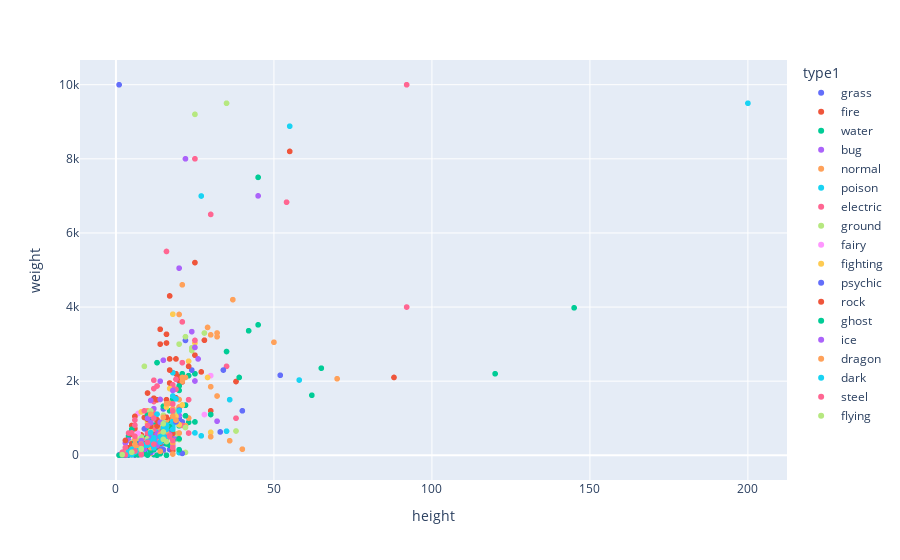

Notebook cell for this chart:
### Code cell
fig = px.scatter(pkmn, x='height', y='weight', color='type1', hover_name='name')
fig.show()

### Figure 1 — Plotly figure (JSON) as saved in the notebook; plotly's stock layout.template omitted (floating-point values rounded to 4 significant figures; data arrays with more than 128 entries replaced by an {"elided": "..."} marker saying what was removed)
{"data": [{"hovertemplate": "<b>%{hovertext}</b><br><br>type1=grass<br>height=%{x}<br>weight=%{y}<extra></extra>", "hovertext": ["bulbasaur", "ivysaur", "venusaur", "oddish", "gloom", "vileplume", "bellsprout", "weepinbell", "victreebel", "exeggcute", "exeggutor", "tangela", "chikorita", "bayleef", "meganium", "bellossom", "hoppip", "skiploom", "jumpluff", "sunkern", "sunflora", "treecko", "grovyle", "sceptile", "seedot", "nuzleaf", "shiftry", "shroomish", "breloom", "roselia", "cacnea", "cacturne", "tropius", "turtwig", "grotle", "torterra", "budew", "roserade", "cherubi", "cherrim", "carnivine", "snover", "abomasnow", "tangrowth", "leafeon", "shaymin", "snivy", "servine", "serperior", "pansage", "simisage", "cottonee", "whimsicott", "petilil", "lilligant", "maractus", "foongus", "amoonguss", "ferroseed", "ferrothorn", "virizion", "chespin", "quilladin", "chesnaught", "skiddo", "gogoat", "rowlet", "dartrix", "decidueye", "fomantis", "lurantis", "morelull", "shiinotic", "bounsweet", "steenee", "tsareena", "tapu-bulu", "kartana", "grookey", "thwackey", "rillaboom", "gossifleur", "eldegoss", "applin", "flapple", "appletun", "sprigatito", "floragato", "meowscarada", "smoliv", "dolliv", "arboliva", "bramblin", "brambleghast", "capsakid", "scovillain", "brute-bonnet", "iron-leaves", "dipplin", "poltchageist", "sinistcha", "ogerpon"], "legendgroup": "grass", "marker": {"color": "#636efa", "symbol": "circle"}, "mode": "markers", "name": "grass", "showlegend": true, "type": "scattergl", "x": [7, 10, 20, 5, 8, 12, 7, 10, 17, 4, 20, 10, 9, 12, 18, 4, 4, 6, 8, 3, 8, 5, 9, 17, 5, 10, 13, 4, 12, 3, 4, 13, 20, 4, 11, 22, 2, 9, 4, 5, 14, 10, 22, 20, 10, 2, 6, 8, 33, 6, 11, 3, 7, 5, 11, 10, 2, 6, 6, 10, 20, 4, 7, 16, 9, 17, 3, 7, 16, 3, 9, 2, 10, 3, 7, 12, 19, 3, 3, 7, 21, 4, 5, 2, 3, 4, 4, 9, 15, 3, 6, 14, 6, 12, 3, 9, 12, 15, 4, 1, 2, 12], "xaxis": "x", "y": [69, 130, 1000, 54, 86, 186, 40, 64, 155, 25, 1200, 350, 64, 158, 1005, 58, 5, 10, 30, 18, 85, 50, 216, 522, 40, 280, 596, 45, 392, 20, 513, 774, 1000, 102, 970, 3100, 12, 145, 33, 93, 270, 505, 1355, 1286, 255, 21, 81, 160, 630, 105, 305, 6, 66, 66, 163, 280, 10, 105, 188, 1100, 2000, 90, 290, 900, 310, 910, 15, 160, 366, 15, 185, 15, 115, 32, 82, 214, 455, 1, 50, 140, 900, 22, 25, 5, 10, 130, 41, 122, 312, 65, 119, 482, 6, 60, 30, 150, 210, 1250, 97, 11, 22, 398], "yaxis": "y"}, {"hovertemplate": "<b>%{hovertext}</b><br><br>type1=fire<br>height=%{x}<br>weight=%{y}<extra></extra>", "hovertext": ["charmander", "charmeleon", "charizard", "vulpix", "ninetales", "growlithe", "arcanine", "ponyta", "rapidash", "magmar", "flareon", "moltres", "cyndaquil", "quilava", "typhlosion", "slugma", "magcargo", "magby", "entei", "ho-oh", "torchic", "combusken", "blaziken", "numel", "camerupt", "torkoal", "chimchar", "monferno", "infernape", "magmortar", "heatran", "tepig", "pignite", "emboar", "pansear", "simisear", "darumaka", "darmanitan", "heatmor", "fennekin", "braixen", "delphox", "fletchinder", "talonflame", "litleo", "pyroar", "volcanion", "litten", "torracat", "incineroar", "oricorio", "turtonator", "blacephalon", "scorbunny", "raboot", "cinderace", "sizzlipede", "centiskorch", "fuecoco", "crocalor", "skeledirge", "charcadet", "armarouge", "ceruledge", "iron-moth"], "legendgroup": "fire", "marker": {"color": "#EF553B", "symbol": "circle"}, "mode": "markers", "name": "fire", "showlegend": true, "type": "scattergl", "x": [6, 11, 17, 6, 11, 7, 19, 10, 17, 13, 9, 20, 5, 9, 17, 7, 8, 7, 21, 38, 4, 9, 19, 7, 19, 5, 5, 9, 12, 16, 17, 5, 10, 16, 6, 10, 6, 13, 14, 4, 10, 15, 7, 12, 6, 15, 17, 4, 7, 18, 6, 20, 18, 3, 6, 14, 7, 30, 4, 10, 16, 6, 15, 16, 12], "xaxis": "x", "y": [85, 190, 905, 99, 199, 190, 1550, 300, 950, 445, 250, 600, 79, 190, 795, 350, 550, 214, 1980, 1990, 25, 195, 520, 240, 2200, 804, 62, 220, 550, 680, 4300, 99, 555, 1500, 110, 280, 375, 929, 580, 94, 145, 390, 160, 245, 135, 815, 1950, 43, 250, 830, 34, 2120, 130, 45, 90, 330, 10, 1200, 98, 307, 3265, 105, 850, 620, 360], "yaxis": "y"}, {"hovertemplate": "<b>%{hovertext}</b><br><br>type1=water<br>height=%{x}<br>weight=%{y}<extra></extra>", "hovertext": {"elided": "134 str values"}, "legendgroup": "water", "marker": {"color": "#00cc96", "symbol": "circle"}, "mode": "markers", "name": "water", "showlegend": true, "type": "scattergl", "x": {"elided": "134 int values"}, "xaxis": "x", "y": {"elided": "134 int values"}, "yaxis": "y"}, {"hovertemplate": "<b>%{hovertext}</b><br><br>type1=bug<br>height=%{x}<br>weight=%{y}<extra></extra>", "hovertext": ["caterpie", "metapod", "butterfree", "weedle", "kakuna", "beedrill", "paras", "parasect", "venonat", "venomoth", "scyther", "pinsir", "ledyba", "ledian", "spinarak", "ariados", "yanma", "pineco", "forretress", "scizor", "shuckle", "heracross", "wurmple", "silcoon", "beautifly", "cascoon", "dustox", "surskit", "masquerain", "nincada", "ninjask", "shedinja", "volbeat", "illumise", "kricketot", "kricketune", "burmy", "wormadam", "mothim", "combee", "vespiquen", "yanmega", "sewaddle", "swadloon", "leavanny", "venipede", "whirlipede", "scolipede", "dwebble", "crustle", "karrablast", "escavalier", "joltik", "galvantula", "shelmet", "accelgor", "durant", "larvesta", "volcarona", "genesect", "scatterbug", "spewpa", "vivillon", "grubbin", "charjabug", "vikavolt", "cutiefly", "ribombee", "wimpod", "golisopod", "buzzwole", "pheromosa", "blipbug", "dottler", "orbeetle", "kleavor", "tarountula", "spidops", "nymble", "lokix", "rellor", "rabsca", "slither-wing"], "legendgroup": "bug", "marker": {"color": "#ab63fa", "symbol": "circle"}, "mode": "markers", "name": "bug", "showlegend": true, "type": "scattergl", "x": [3, 7, 11, 3, 6, 10, 3, 10, 10, 15, 15, 15, 10, 14, 5, 11, 12, 6, 12, 18, 6, 15, 3, 6, 10, 7, 12, 5, 8, 5, 8, 8, 7, 6, 3, 10, 2, 5, 9, 3, 12, 19, 3, 5, 12, 4, 12, 25, 3, 14, 5, 10, 1, 8, 4, 8, 3, 11, 16, 15, 3, 3, 12, 4, 5, 15, 1, 2, 5, 20, 24, 18, 4, 4, 4, 18, 3, 10, 2, 10, 2, 3, 32], "xaxis": "x", "y": [29, 99, 320, 32, 100, 295, 54, 295, 300, 125, 560, 550, 108, 356, 85, 335, 380, 72, 1258, 1180, 205, 540, 36, 100, 284, 115, 316, 17, 36, 55, 120, 12, 177, 177, 22, 255, 34, 65, 233, 55, 385, 515, 25, 73, 205, 53, 585, 2005, 145, 2000, 59, 330, 6, 143, 77, 253, 330, 288, 460, 825, 25, 84, 170, 44, 105, 450, 2, 5, 120, 1080, 3336, 250, 80, 195, 408, 890, 40, 165, 10, 175, 10, 35, 920], "yaxis": "y"}, {"hovertemplate": "<b>%{hovertext}</b><br><br>type1=normal<br>height=%{x}<br>weight=%{y}<extra></extra>", "hovertext": ["pidgey", "pidgeotto", "pidgeot", "rattata", "raticate", "spearow", "fearow", "jigglypuff", "wigglytuff", "meowth", "persian", "farfetchd", "doduo", "dodrio", "lickitung", "chansey", "kangaskhan", "tauros", "ditto", "eevee", "porygon", "snorlax", "sentret", "furret", "hoothoot", "noctowl", "igglybuff", "aipom", "girafarig", "dunsparce", "teddiursa", "ursaring", "porygon2", "stantler", "smeargle", "miltank", "blissey", "zigzagoon", "linoone", "taillow", "swellow", "slakoth", "vigoroth", "slaking", "whismur", "loudred", "exploud", "azurill", "skitty", "delcatty", "spinda", "swablu", "zangoose", "castform", "kecleon", "starly", "staravia", "staraptor", "bidoof", "bibarel", "ambipom", "buneary", "lopunny", "glameow", "purugly", "happiny", "chatot", "munchlax", "lickilicky", "porygon-z", "regigigas", "arceus", "patrat", "watchog", "lillipup", "herdier", "stoutland", "pidove", "tranquill", "unfezant", "audino", "minccino", "cinccino", "deerling", "sawsbuck", "bouffalant", "rufflet", "braviary", "meloetta", "bunnelby", "diggersby", "fletchling", "furfrou", "pikipek", "trumbeak", "toucannon", "yungoos", "gumshoos", "stufful", "bewear", "oranguru", "type-null", "silvally", "komala", "drampa", "skwovet", "greedent", "wooloo", "dubwool", "wyrdeer", "lechonk", "oinkologne", "tandemaus", "maushold", "squawkabilly", "farigiraf", "dudunsparce"], "legendgroup": "normal", "marker": {"color": "#FFA15A", "symbol": "circle"}, "mode": "markers", "name": "normal", "showlegend": true, "type": "scattergl", "x": [3, 11, 15, 3, 7, 3, 12, 5, 10, 4, 10, 8, 14, 18, 12, 11, 22, 14, 3, 3, 8, 21, 8, 18, 7, 16, 3, 8, 15, 15, 6, 18, 6, 14, 12, 12, 15, 4, 5, 3, 7, 8, 14, 20, 6, 10, 15, 2, 6, 11, 11, 4, 13, 3, 10, 3, 6, 12, 5, 10, 12, 4, 12, 5, 10, 6, 5, 6, 17, 9, 37, 32, 5, 11, 4, 9, 12, 3, 6, 12, 11, 4, 5, 6, 19, 16, 5, 15, 6, 4, 10, 3, 12, 3, 6, 11, 4, 7, 5, 21, 15, 19, 23, 4, 30, 3, 6, 6, 13, 18, 5, 10, 3, 3, 6, 32, 36], "xaxis": "x", "y": [18, 300, 395, 35, 185, 20, 380, 55, 120, 42, 320, 150, 392, 852, 655, 346, 800, 884, 40, 65, 365, 4600, 60, 325, 212, 408, 10, 115, 415, 140, 88, 1258, 325, 712, 580, 755, 468, 175, 325, 23, 198, 240, 465, 1305, 163, 405, 840, 20, 110, 326, 50, 12, 403, 8, 220, 20, 155, 249, 200, 315, 203, 55, 333, 39, 438, 244, 19, 1050, 1400, 340, 4200, 3200, 116, 270, 41, 147, 610, 21, 150, 290, 310, 58, 75, 195, 925, 946, 105, 410, 65, 50, 424, 17, 280, 12, 148, 260, 60, 142, 68, 1350, 760, 1205, 1005, 199, 1850, 25, 60, 60, 430, 951, 102, 1200, 18, 23, 24, 1600, 392], "yaxis": "y"}, {"hovertemplate": "<b>%{hovertext}</b><br><br>type1=poison<br>height=%{x}<br>weight=%{y}<extra></extra>", "hovertext": ["ekans", "arbok", "nidoran-f", "nidorina", "nidoqueen", "nidoran-m", "nidorino", "nidoking", "zubat", "golbat", "grimer", "muk", "koffing", "weezing", "crobat", "gulpin", "swalot", "seviper", "stunky", "skuntank", "skorupi", "drapion", "croagunk", "toxicroak", "trubbish", "garbodor", "skrelp", "dragalge", "mareanie", "toxapex", "salandit", "salazzle", "poipole", "naganadel", "eternatus", "shroodle", "grafaiai", "clodsire", "okidogi", "munkidori", "fezandipiti"], "legendgroup": "poison", "marker": {"color": "#19d3f3", "symbol": "circle"}, "mode": "markers", "name": "poison", "showlegend": true, "type": "scattergl", "x": [20, 35, 4, 8, 13, 5, 9, 14, 8, 16, 9, 12, 6, 12, 18, 4, 17, 27, 4, 10, 8, 13, 7, 13, 6, 19, 5, 18, 4, 7, 6, 12, 6, 36, 200, 2, 7, 18, 18, 10, 14], "xaxis": "x", "y": [69, 650, 70, 200, 600, 90, 195, 620, 75, 550, 300, 300, 10, 95, 750, 103, 800, 525, 192, 380, 120, 615, 230, 444, 310, 1073, 73, 815, 80, 145, 48, 222, 18, 1500, 9500, 7, 272, 2230, 922, 122, 301], "yaxis": "y"}, {"hovertemplate": "<b>%{hovertext}</b><br><br>type1=electric<br>height=%{x}<br>weight=%{y}<extra></extra>", "hovertext": ["pikachu", "raichu", "magnemite", "magneton", "voltorb", "electrode", "electabuzz", "jolteon", "zapdos", "pichu", "mareep", "flaaffy", "ampharos", "elekid", "raikou", "electrike", "manectric", "plusle", "minun", "shinx", "luxio", "luxray", "pachirisu", "magnezone", "electivire", "rotom", "blitzle", "zebstrika", "emolga", "tynamo", "eelektrik", "eelektross", "thundurus", "helioptile", "heliolisk", "dedenne", "togedemaru", "tapu-koko", "xurkitree", "zeraora", "yamper", "boltund", "toxel", "toxtricity", "pincurchin", "morpeko", "dracozolt", "arctozolt", "regieleki", "pawmi", "pawmo", "pawmot", "tadbulb", "bellibolt", "wattrel", "kilowattrel", "sandy-shocks", "miraidon"], "legendgroup": "electric", "marker": {"color": "#FF6692", "symbol": "circle"}, "mode": "markers", "name": "electric", "showlegend": true, "type": "scattergl", "x": [4, 8, 3, 10, 5, 12, 11, 8, 16, 3, 6, 8, 14, 6, 19, 6, 15, 4, 4, 5, 9, 14, 4, 12, 18, 3, 8, 16, 4, 2, 12, 21, 15, 5, 10, 2, 3, 18, 38, 15, 3, 10, 4, 16, 3, 3, 18, 23, 12, 3, 4, 9, 3, 12, 4, 14, 23, 35], "xaxis": "x", "y": [60, 300, 60, 600, 104, 666, 300, 245, 526, 20, 78, 133, 615, 235, 1780, 152, 402, 42, 42, 95, 305, 420, 39, 1800, 1386, 3, 298, 795, 50, 3, 220, 805, 610, 60, 210, 22, 33, 205, 1000, 445, 135, 340, 110, 400, 10, 30, 1900, 1500, 1450, 25, 65, 410, 4, 1130, 36, 386, 600, 2400], "yaxis": "y"}, {"hovertemplate": "<b>%{hovertext}</b><br><br>type1=ground<br>height=%{x}<br>weight=%{y}<extra></extra>", "hovertext": ["sandshrew", "sandslash", "diglett", "dugtrio", "cubone", "marowak", "rhyhorn", "rhydon", "gligar", "phanpy", "donphan", "trapinch", "vibrava", "flygon", "baltoy", "claydol", "groudon", "hippopotas", "hippowdon", "rhyperior", "gliscor", "drilbur", "excadrill", "sandile", "krokorok", "krookodile", "stunfisk", "golett", "golurk", "landorus", "mudbray", "mudsdale", "silicobra", "sandaconda", "runerigus", "ursaluna", "toedscool", "toedscruel", "great-tusk", "iron-treads"], "legendgroup": "ground", "marker": {"color": "#B6E880", "symbol": "circle"}, "mode": "markers", "name": "ground", "showlegend": true, "type": "scattergl", "x": [6, 10, 2, 7, 4, 10, 10, 19, 11, 5, 11, 7, 11, 20, 5, 15, 35, 8, 20, 24, 20, 3, 7, 7, 10, 15, 7, 10, 28, 15, 10, 25, 22, 38, 16, 24, 9, 19, 22, 9], "xaxis": "x", "y": [120, 295, 8, 333, 65, 450, 1150, 1200, 648, 335, 1200, 150, 153, 820, 215, 1080, 9500, 495, 3000, 2828, 425, 85, 404, 152, 334, 963, 110, 920, 3300, 680, 1100, 9200, 76, 655, 666, 2900, 330, 580, 3200, 2400], "yaxis": "y"}, {"hovertemplate": "<b>%{hovertext}</b><br><br>type1=fairy<br>height=%{x}<br>weight=%{y}<extra></extra>", "hovertext": ["clefairy", "clefable", "cleffa", "togepi", "togetic", "snubbull", "granbull", "togekiss", "flabebe", "floette", "florges", "spritzee", "aromatisse", "swirlix", "slurpuff", "sylveon", "xerneas", "comfey", "milcery", "alcremie", "zacian", "enamorus", "fidough", "dachsbun", "tinkatink", "tinkatuff", "tinkaton", "scream-tail", "iron-valiant"], "legendgroup": "fairy", "marker": {"color": "#FF97FF", "symbol": "circle"}, "mode": "markers", "name": "fairy", "showlegend": true, "type": "scattergl", "x": [6, 13, 3, 3, 6, 6, 14, 15, 1, 2, 11, 2, 8, 4, 8, 10, 30, 1, 2, 3, 28, 16, 3, 5, 4, 7, 7, 12, 14], "xaxis": "x", "y": [75, 400, 30, 15, 32, 78, 487, 380, 1, 9, 100, 5, 155, 35, 50, 235, 2150, 3, 3, 5, 1100, 480, 109, 149, 89, 591, 1128, 80, 350], "yaxis": "y"}, {"hovertemplate": "<b>%{hovertext}</b><br><br>type1=fighting<br>height=%{x}<br>weight=%{y}<extra></extra>", "hovertext": ["mankey", "primeape", "machop", "machoke", "machamp", "hitmonlee", "hitmonchan", "tyrogue", "hitmontop", "makuhita", "hariyama", "meditite", "medicham", "riolu", "lucario", "timburr", "gurdurr", "conkeldurr", "throh", "sawk", "mienfoo", "mienshao", "pancham", "pangoro", "hawlucha", "crabrawler", "crabominable", "passimian", "marshadow", "clobbopus", "grapploct", "sirfetchd", "falinks", "zamazenta", "kubfu", "urshifu", "sneasler", "annihilape", "iron-hands", "koraidon"], "legendgroup": "fighting", "marker": {"color": "#FECB52", "symbol": "circle"}, "mode": "markers", "name": "fighting", "showlegend": true, "type": "scattergl", "x": [5, 10, 8, 15, 16, 15, 14, 7, 14, 10, 23, 6, 13, 7, 12, 6, 12, 14, 13, 14, 9, 14, 6, 21, 8, 6, 17, 20, 7, 6, 16, 8, 30, 29, 6, 19, 13, 12, 18, 25], "xaxis": "x", "y": [280, 320, 195, 705, 1300, 498, 502, 210, 480, 864, 2538, 112, 315, 202, 540, 125, 400, 870, 555, 510, 200, 355, 80, 1360, 215, 70, 1800, 828, 222, 40, 390, 1170, 620, 2100, 120, 1050, 430, 560, 3807, 3030], "yaxis": "y"}, {"hovertemplate": "<b>%{hovertext}</b><br><br>type1=psychic<br>height=%{x}<br>weight=%{y}<extra></extra>", "hovertext": ["abra", "kadabra", "alakazam", "drowzee", "hypno", "mr-mime", "mewtwo", "mew", "natu", "xatu", "espeon", "unown", "wobbuffet", "lugia", "celebi", "ralts", "kirlia", "gardevoir", "spoink", "grumpig", "chimecho", "wynaut", "deoxys", "chingling", "mime-jr", "gallade", "uxie", "mesprit", "azelf", "cresselia", "victini", "munna", "musharna", "woobat", "swoobat", "sigilyph", "gothita", "gothorita", "gothitelle", "solosis", "duosion", "reuniclus", "elgyem", "beheeyem", "espurr", "meowstic", "hoopa", "tapu-lele", "cosmog", "cosmoem", "solgaleo", "lunala", "necrozma", "hatenna", "hattrem", "hatterene", "indeedee", "calyrex", "flittle", "espathra"], "legendgroup": "psychic", "marker": {"color": "#636efa", "symbol": "circle"}, "mode": "markers", "name": "psychic", "showlegend": true, "type": "scattergl", "x": [9, 13, 15, 10, 16, 13, 20, 4, 2, 15, 9, 5, 13, 52, 6, 4, 8, 16, 7, 9, 6, 6, 17, 2, 6, 16, 3, 3, 3, 15, 4, 6, 11, 4, 9, 14, 4, 7, 15, 3, 6, 10, 5, 10, 3, 6, 5, 12, 2, 1, 34, 40, 24, 4, 6, 21, 9, 11, 2, 19], "xaxis": "x", "y": [195, 565, 480, 324, 756, 545, 1220, 40, 20, 150, 265, 50, 285, 2160, 50, 66, 202, 484, 306, 715, 10, 140, 608, 6, 130, 520, 3, 3, 3, 856, 40, 233, 605, 21, 105, 140, 58, 180, 440, 10, 80, 201, 90, 345, 35, 85, 90, 186, 1, 9999, 2300, 1200, 2300, 34, 48, 51, 280, 77, 15, 900], "yaxis": "y"}, {"hovertemplate": "<b>%{hovertext}</b><br><br>type1=rock<br>height=%{x}<br>weight=%{y}<extra></extra>", "hovertext": ["geodude", "graveler", "golem", "onix", "omanyte", "omastar", "kabuto", "kabutops", "aerodactyl", "sudowoodo", "larvitar", "pupitar", "tyranitar", "nosepass", "lunatone", "solrock", "lileep", "cradily", "anorith", "armaldo", "regirock", "cranidos", "rampardos", "shieldon", "bastiodon", "bonsly", "probopass", "roggenrola", "boldore", "gigalith", "archen", "archeops", "terrakion", "binacle", "barbaracle", "tyrunt", "tyrantrum", "amaura", "aurorus", "carbink", "diancie", "rockruff", "lycanroc", "minior", "nihilego", "stakataka", "rolycoly", "carkol", "coalossal", "stonjourner", "nacli", "naclstack", "garganacl", "klawf", "glimmet", "glimmora", "iron-thorns"], "legendgroup": "rock", "marker": {"color": "#EF553B", "symbol": "circle"}, "mode": "markers", "name": "rock", "showlegend": true, "type": "scattergl", "x": [4, 10, 14, 88, 4, 10, 5, 13, 18, 12, 6, 12, 20, 10, 10, 12, 10, 15, 7, 15, 17, 9, 16, 5, 13, 5, 14, 4, 9, 17, 5, 14, 19, 5, 13, 8, 25, 13, 27, 3, 7, 5, 8, 3, 12, 55, 3, 11, 28, 25, 4, 6, 23, 13, 7, 15, 16], "xaxis": "x", "y": [200, 1050, 3000, 2100, 75, 350, 115, 405, 590, 380, 720, 1520, 2020, 970, 1680, 1540, 238, 604, 125, 682, 2300, 315, 1025, 570, 1495, 150, 3400, 180, 1020, 2600, 95, 320, 2600, 310, 960, 260, 2700, 252, 2250, 57, 88, 92, 250, 400, 555, 8200, 120, 780, 3105, 5200, 160, 1050, 2400, 790, 80, 450, 3030], "yaxis": "y"}, {"hovertemplate": "<b>%{hovertext}</b><br><br>type1=ghost<br>height=%{x}<br>weight=%{y}<extra></extra>", "hovertext": ["gastly", "haunter", "gengar", "misdreavus", "shuppet", "banette", "duskull", "dusclops", "drifloon", "drifblim", "mismagius", "spiritomb", "dusknoir", "giratina", "yamask", "cofagrigus", "litwick", "lampent", "chandelure", "phantump", "trevenant", "pumpkaboo", "gourgeist", "sandygast", "palossand", "mimikyu", "dhelmise", "sinistea", "polteageist", "cursola", "spectrier", "greavard", "houndstone", "flutter-mane", "gimmighoul"], "legendgroup": "ghost", "marker": {"color": "#00cc96", "symbol": "circle"}, "mode": "markers", "name": "ghost", "showlegend": true, "type": "scattergl", "x": [13, 16, 15, 7, 6, 11, 8, 16, 4, 12, 9, 10, 22, 45, 5, 17, 3, 6, 10, 4, 15, 4, 9, 5, 13, 2, 39, 1, 2, 10, 20, 6, 20, 14, 3], "xaxis": "x", "y": [1, 1, 405, 10, 23, 125, 150, 306, 12, 150, 44, 1080, 1066, 7500, 15, 765, 31, 130, 343, 70, 710, 50, 125, 700, 2500, 7, 2100, 2, 4, 4, 445, 350, 150, 40, 50], "yaxis": "y"}, {"hovertemplate": "<b>%{hovertext}</b><br><br>type1=ice<br>height=%{x}<br>weight=%{y}<extra></extra>", "hovertext": ["jynx", "articuno", "swinub", "piloswine", "delibird", "smoochum", "snorunt", "glalie", "spheal", "sealeo", "walrein", "regice", "glaceon", "mamoswine", "froslass", "vanillite", "vanillish", "vanilluxe", "cubchoo", "beartic", "cryogonal", "bergmite", "avalugg", "mr-rime", "snom", "frosmoth", "eiscue", "glastrier", "cetoddle", "cetitan", "iron-bundle"], "legendgroup": "ice", "marker": {"color": "#ab63fa", "symbol": "circle"}, "mode": "markers", "name": "ice", "showlegend": true, "type": "scattergl", "x": [14, 17, 4, 11, 9, 4, 7, 15, 8, 11, 14, 18, 8, 25, 13, 4, 11, 13, 5, 26, 11, 10, 20, 15, 3, 13, 14, 22, 12, 45, 6], "xaxis": "x", "y": [406, 554, 65, 558, 160, 60, 168, 2565, 395, 876, 1506, 1750, 259, 2910, 266, 57, 410, 575, 85, 2600, 1480, 995, 5050, 582, 38, 420, 890, 8000, 450, 7000, 110], "yaxis": "y"}, {"hovertemplate": "<b>%{hovertext}</b><br><br>type1=dragon<br>height=%{x}<br>weight=%{y}<extra></extra>", "hovertext": ["dratini", "dragonair", "dragonite", "altaria", "bagon", "shelgon", "salamence", "latias", "latios", "rayquaza", "gible", "gabite", "garchomp", "axew", "fraxure", "haxorus", "druddigon", "reshiram", "zekrom", "kyurem", "goomy", "sliggoo", "goodra", "zygarde", "jangmo-o", "hakamo-o", "kommo-o", "dreepy", "drakloak", "dragapult", "regidrago", "cyclizar", "tatsugiri", "frigibax", "arctibax", "baxcalibur", "roaring-moon"], "legendgroup": "dragon", "marker": {"color": "#FFA15A", "symbol": "circle"}, "mode": "markers", "name": "dragon", "showlegend": true, "type": "scattergl", "x": [18, 40, 22, 11, 6, 11, 15, 14, 20, 70, 7, 14, 19, 6, 10, 18, 16, 32, 29, 30, 3, 8, 20, 50, 6, 12, 16, 5, 14, 30, 21, 16, 3, 5, 8, 21, 20], "xaxis": "x", "y": [33, 165, 2100, 206, 421, 1105, 1026, 400, 600, 2065, 205, 560, 950, 180, 360, 1055, 1390, 3300, 3450, 3250, 28, 175, 1505, 3050, 297, 470, 782, 20, 110, 500, 2000, 630, 80, 170, 300, 2100, 3800], "yaxis": "y"}, {"hovertemplate": "<b>%{hovertext}</b><br><br>type1=dark<br>height=%{x}<br>weight=%{y}<extra></extra>", "hovertext": ["umbreon", "murkrow", "sneasel", "houndour", "houndoom", "poochyena", "mightyena", "sableye", "absol", "honchkrow", "weavile", "darkrai", "purrloin", "liepard", "scraggy", "scrafty", "zorua", "zoroark", "pawniard", "bisharp", "vullaby", "mandibuzz", "deino", "zweilous", "hydreigon", "inkay", "malamar", "yveltal", "guzzlord", "nickit", "thievul", "impidimp", "morgrem", "grimmsnarl", "obstagoon", "zarude", "overqwil", "maschiff", "mabosstiff", "kingambit", "iron-jugulis", "wo-chien", "chien-pao", "ting-lu", "chi-yu"], "legendgroup": "dark", "marker": {"color": "#19d3f3", "symbol": "circle"}, "mode": "markers", "name": "dark", "showlegend": true, "type": "scattergl", "x": [10, 5, 9, 6, 14, 5, 10, 5, 12, 9, 11, 15, 4, 11, 6, 11, 7, 16, 5, 16, 5, 12, 8, 14, 18, 4, 15, 58, 55, 6, 12, 4, 8, 15, 16, 18, 25, 5, 11, 20, 13, 15, 19, 27, 4], "xaxis": "x", "y": [270, 21, 280, 108, 350, 136, 370, 110, 470, 273, 340, 505, 101, 375, 118, 300, 125, 811, 102, 700, 90, 395, 173, 500, 1600, 35, 470, 2030, 8880, 89, 199, 55, 125, 610, 460, 700, 605, 160, 610, 1200, 1110, 742, 1522, 6997, 49], "yaxis": "y"}, {"hovertemplate": "<b>%{hovertext}</b><br><br>type1=steel<br>height=%{x}<br>weight=%{y}<extra></extra>", "hovertext": ["steelix", "skarmory", "mawile", "aron", "lairon", "aggron", "beldum", "metang", "metagross", "registeel", "jirachi", "bronzor", "bronzong", "dialga", "klink", "klang", "klinklang", "cobalion", "honedge", "doublade", "aegislash", "klefki", "celesteela", "magearna", "meltan", "melmetal", "perrserker", "cufant", "copperajah", "duraludon", "varoom", "revavroom", "orthworm", "gholdengo"], "legendgroup": "steel", "marker": {"color": "#FF6692", "symbol": "circle"}, "mode": "markers", "name": "steel", "showlegend": true, "type": "scattergl", "x": [92, 17, 6, 4, 9, 21, 6, 12, 16, 19, 3, 5, 13, 54, 3, 6, 6, 21, 8, 8, 17, 2, 92, 10, 2, 25, 8, 12, 30, 18, 10, 18, 25, 12], "xaxis": "x", "y": [4000, 505, 115, 600, 1200, 3600, 952, 2025, 5500, 2050, 11, 605, 1870, 6830, 210, 510, 810, 2500, 20, 45, 530, 30, 9999, 805, 80, 8000, 280, 1000, 6500, 400, 350, 1200, 3100, 300], "yaxis": "y"}, {"hovertemplate": "<b>%{hovertext}</b><br><br>type1=flying<br>height=%{x}<br>weight=%{y}<extra></extra>", "hovertext": ["tornadus", "noibat", "noivern", "rookidee", "corvisquire", "corviknight", "cramorant", "bombirdier", "flamigo"], "legendgroup": "flying", "marker": {"color": "#B6E880", "symbol": "circle"}, "mode": "markers", "name": "flying", "showlegend": true, "type": "scattergl", "x": [15, 5, 15, 2, 8, 22, 8, 15, 16], "xaxis": "x", "y": [630, 80, 850, 18, 160, 750, 180, 429, 370], "yaxis": "y"}], "layout": {"legend": {"title": {"text": "type1"}, "tracegroupgap": 0}, "margin": {"t": 60}, "xaxis": {"anchor": "y", "domain": [0, 1], "title": {"text": "height"}}, "yaxis": {"anchor": "x", "domain": [0, 1], "title": {"text": "weight"}}}}
